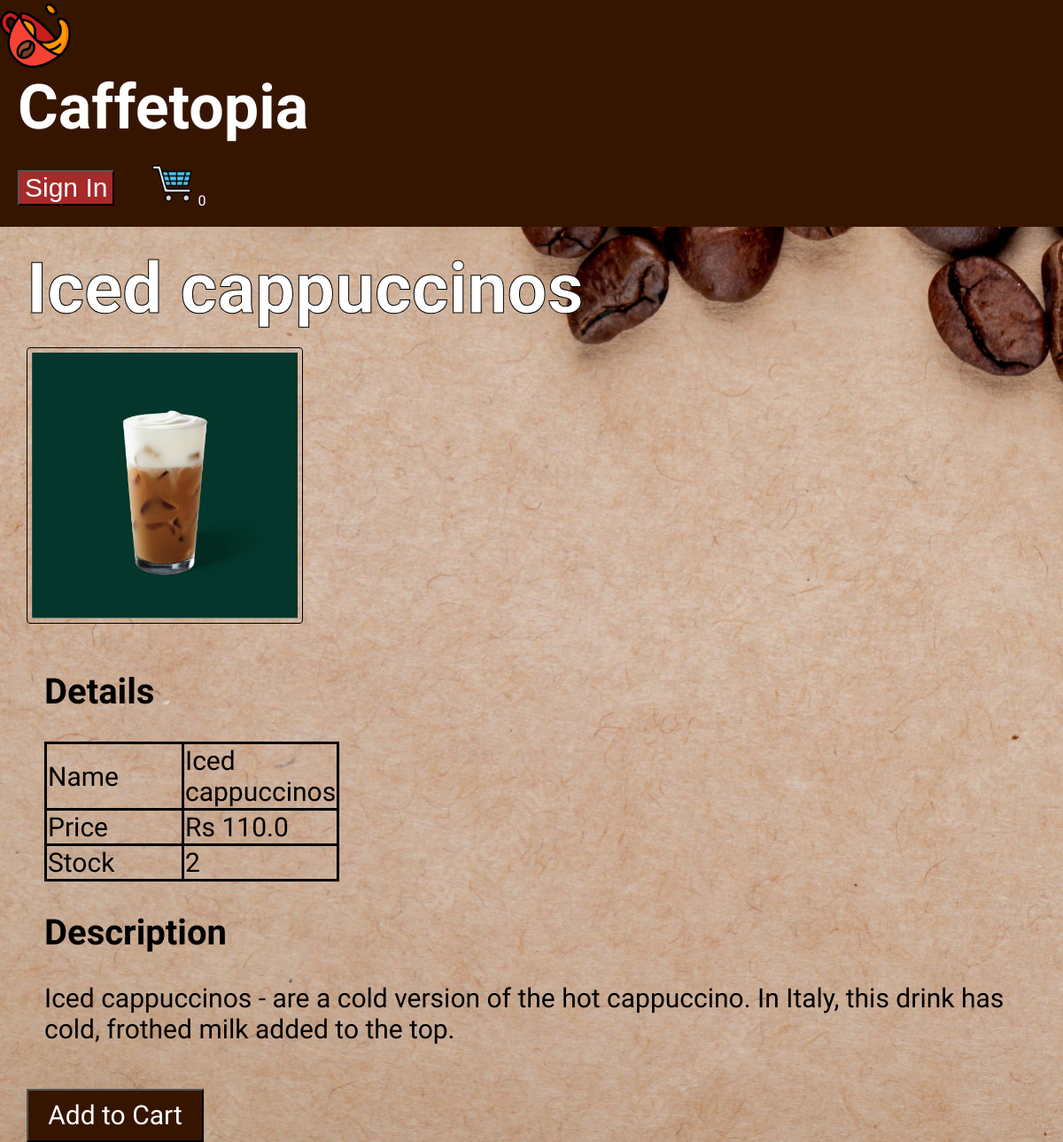
/productDescription?productId=2, run on the app's committed database.
### tables this page shows
CREATE TABLE products
		(productId INTEGER PRIMARY KEY,
		name TEXT,
		price REAL,
		description TEXT,
		image TEXT,
		stock INTEGER,
		categoryId INTEGER,
		FOREIGN KEY(categoryId) REFERENCES categories(categoryId)
		);

### main.py (the view)
@app.route("/productDescription")
def productDescription():
    loggedIn, firstName, noOfItems = getLoginDetails()
    productId = request.args.get('productId')
    with sqlite3.connect('database.db') as conn:
        cur = conn.cursor()
        cur.execute('SELECT productId, name, price, description, image, stock FROM products WHERE productId = ?', (productId, ))
        productData = cur.fetchone()
    conn.close()
    return render_template("productDescription.html", data=productData, loggedIn = loggedIn, firstName = firstName, noOfItems = noOfItems)

### main.py (called while the page is built)
def getLoginDetails():
    with sqlite3.connect('database.db') as conn:
        cur = conn.cursor()
        if 'email' not in session:
            loggedIn = False
            firstName = ''
            noOfItems = 0
        else:
            loggedIn = True
            cur.execute("SELECT userId, firstName FROM users WHERE email = ?", (session['email'], ))
            userId, firstName = cur.fetchone()
            cur.execute("SELECT count(productId) FROM kart WHERE userId = ?", (userId, ))
            noOfItems = cur.fetchone()[0]
    conn.close()
    return (loggedIn, firstName, noOfItems)

### templates/productDescription.html (shortened to what this page needs)
<!DOCTYPE html>
<html>
  <head>
    <link rel="stylesheet" href={{url_for('static',
    filename='css/productDescription.css')}} /> <link rel="stylesheet" href={{
    url_for('static', filename='css/topStyle.css')}} />
  </head>
  <body
    style="
      margin: 0px;
      padding: 0px;
      background-image: url('/static/images/des.jpg');
      background-size: cover;
      background-repeat: no-repeat;
    "
  >
    <div
      id="title"
      style="
        font-family: 'Satisfy';
        background-color: #361500;
        margin: 0px;
        padding: 0px;
        display: inline-block;
      "
    >
      <a href="/">
        <img id="logo" style="margin: 0px;width:80px;height:80px;border:
        0px;"src= {{ url_for('static', filename='images/cup.png') }} />
      </a>
      <h1
        style="
          font-family: 'Henny Penny', cursive;
          color: white;
          float: left;
          padding-left: 20px;
          padding-right: 850px;
          margin: 0px;
          font-size: 70px;
        "
      >
        Caffetopia
      </h1>
      {% if not loggedIn %}
      <div id="signInButton" style="font-family: sans-serif; margin-top: 30px">
        <button style="background-color: brown">
          <a
            style="text-decoration: none; font-size: 30px; color: white"
            class="link"
            href="/loginForm"
            >Sign In</a
          >
        </button>
      </div>
      {% endif %}
      <div id="kart">
        <a
          class="link"
          href="/cart"
          style="color: white; text-decoration: none"
        >
          <img src={{url_for('static', filename='images/shopping-cart.png')}}
          style="height: 50px; width:50px;" id="cartIcon" /> {{noOfItems}}
        </a>
      </div>
    </div>
    <div
      id="display"
      style="
        font-family: 'Akaya Telivigala', cursive;
        margin: 0px;
        padding-left: 30px;
        padding-right: 0px;
        padding-top: 0px;
        padding-bottom: 0px;
      "
    >
      <br />
      <div
        id="productName"
        style="
          color: white;
          -webkit-text-stroke: 1px;
          -webkit-text-stroke-color: black;
          font-size: 40px;
          margin: 0px;
          padding: 0px;
        "
      >
        <h1 style="margin: 0px; padding: 0px">{{data[1]}}</h1>
      </div>
      <br />
      <div>
        <img src={{url_for('static', filename='uploads/'+data[4]) }}
        id="productImage"/>
      </div>
      <br /><br />
      <div id="productDescription">
        <h2 style="font-size: 40px">Details</h2>
        <table
          id="descriptionTable"
          style="font-size: 30px; border: 3px solid; border-collapse: collapse"
        >
          <tr>
            <td>Name</td>
            <td>{{data[1]}}</td>
          </tr>
          <tr>
            <td>Price</td>
            <td>Rs {{data[2]}}</td>
          </tr>
          <tr>
            <td>Stock</td>
            <td>{{data[5]}}</td>
          </tr>
        </table>
        <h2 style="font-size: 40px">Description</h2>
        <p style="font-size: 30px; font-style: bold">{{data[3]}}</p>
      </div>
      <div id="addToCart">
        <button style="width: 200px; height: 60px; background-color: #361500">
          <a
            style="
              text-decoration: none;
              font-family: 'Akaya Telivigala', cursive;
              font-size: 30px;
              color: white;
            "
            href="/addToCart?productId={{request.args.get('productId')}}"
            >Add to Cart</a
          >
        </button>
      </div>
    </div>
  </body>
</html>

### static/css/productDescription.css (style rules this page uses)
#display { margin-top: 20px; margin-left: 20px; margin-right: 20px; margin-bottom: 20px; }
#productImage { height: 250px; width: 200px; margin-left: 20px; margin-right: 20px; margin-top: 20px; margin-bottom: 20px; display: inline-block; float: left; }
#productDescription { margin-left: 20px; margin-right: 20px; margin-top: 20px; margin-bottom: 20px; display: inline-block; font-size: 19px; }
#descriptionTable td { width: 150px; }
#addToCart { font-size: 20px; }

### static/css/topStyle.css (style rules this page uses)
#logo { height: 80px; width: 80px; margin-left: 20px; margin-top: 10px; margin-bottom: 10px; margin-right: 20px; float: left; }
#title { background-color: black; display: inline-block; width: 100%; }
#signInButton { color: yellow; margin-top: 20px; margin-bottom: 20px; margin-left: 20px; margin-right: 20px; float: left; }
#kart { color: white; margin-top: 20px; margin-bottom: 20px; margin-left: 20px; margin-right: 20px; float: left; }
#cartIcon { height: 30px; width: 30px; }

### templates/productDescription.html (style rules this page uses)
#productImage { width: 300px; height: 300px; margin: 0px; border: 1px solid #000000; border-radius: 4px; padding: 5px; }
table, th, td { border: 3px solid; }

### data on the page
products: name "Iced cappuccinos", image (picture), price "110.0", stock "2", description "Iced cappuccinos - are a cold version of the hot cappuccino. In Italy, this drink has cold, frothed milk added to the top."

### other printed values
{{ noOfItems }} "0"
